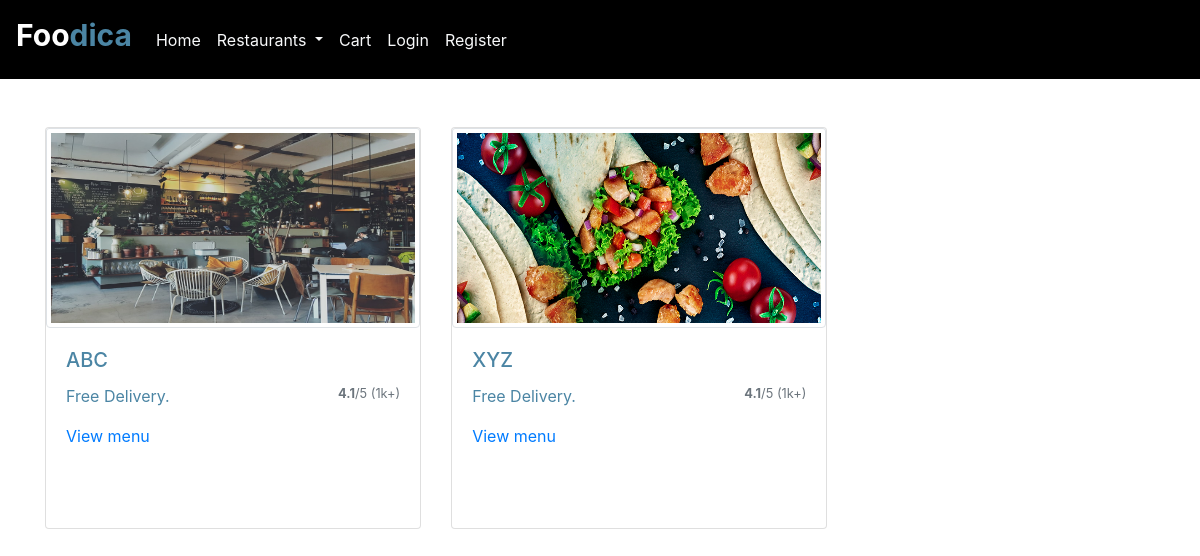
The app's page /restaurants with its own data.
### seller/models.py (models this page shows, shortened)
class Restaurant(models.Model):
    name = models.CharField(max_length=100)
    address = models.CharField(max_length = 50)
    picture = models.ImageField(upload_to='dishes/%Y/%m/%d', max_length=255, blank=True, null=True)

### user/views.py (the view)
# urls.py: path("restaurants", views.browseRestaurants, name="browseRestaurants"),
def browseRestaurants(request):
    context = {
        "restaurants": Restaurant.objects.all()
    }
    return render(request,'user/browseRestaurants.html', context)

### user/templates/user/browseRestaurants.html (shortened to what this page needs)
{% extends "user/layout.html"%}
{% load static %}
{% block content %}
<br>
<br>
<div class="container-md">
  <div class="card-deck">
    {% for restaurant in restaurants %}
    {% if forloop.counter|divisibleby:4 %}
  </div><br>
  <br>
  <br>
  <div class="card-deck">
    <div class="card" style="max-width: 33%; height: auto;">
      {% if restaurant.picture.url %}
          <img class="img-fluid img-thumbnail card-img-top" style="max-width:100%; height:auto" src="{{ restaurant.picture.url }}" >
      {% endif %}
      <div class="card-body">
        <h5 class="card-title ">{{ restaurant.name }}</h5>
        <p class="card-text">Free Delivery.<small class="text-muted float-right"><span class="fa fa-star"></span><b>
              4.1</b>/5 (1k+)</small></p>
        <a href="{% url 'restaurant' restaurant.name %}">View menu</a>
      </div>
    </div>
    {% else %}
    <div class="card" style="max-width: 33%; height: auto;">
        {% if restaurant.picture.url %}
            <img class="img-fluid img-thumbnail card-img-top" style="max-width:100%; height:auto" src="{{ restaurant.picture.url }}" >
        {% endif %}
      <div class="card-body">
        <h5 class="card-title ">{{ restaurant.name }}</h5>
        <p class="card-text">Free Delivery.<small class="text-muted float-right"><b>
              4.1</b>/5 (1k+)</small></p>
        <a href="{% url 'restaurant' restaurant.name %}">View menu</a>
      </div>
    </div>
    {% endif %}
    <br>
    <br>
    <br>
    {% endfor %}
  </div>
</div>
{% endblock %}

### user/static/user/mainstyle.css (style rules this page uses)
.card-img-top { height:50% !important; }
body { background-color: #D7E6EE; color: #4B85A4; }

### user/static/user/style ariba.css (style rules this page uses)
.overall { background-color: #D7E6EE; }

### records on screen
Restaurant: picture (picture), name "ABC"
Restaurant: picture (picture), name "XYZ"
